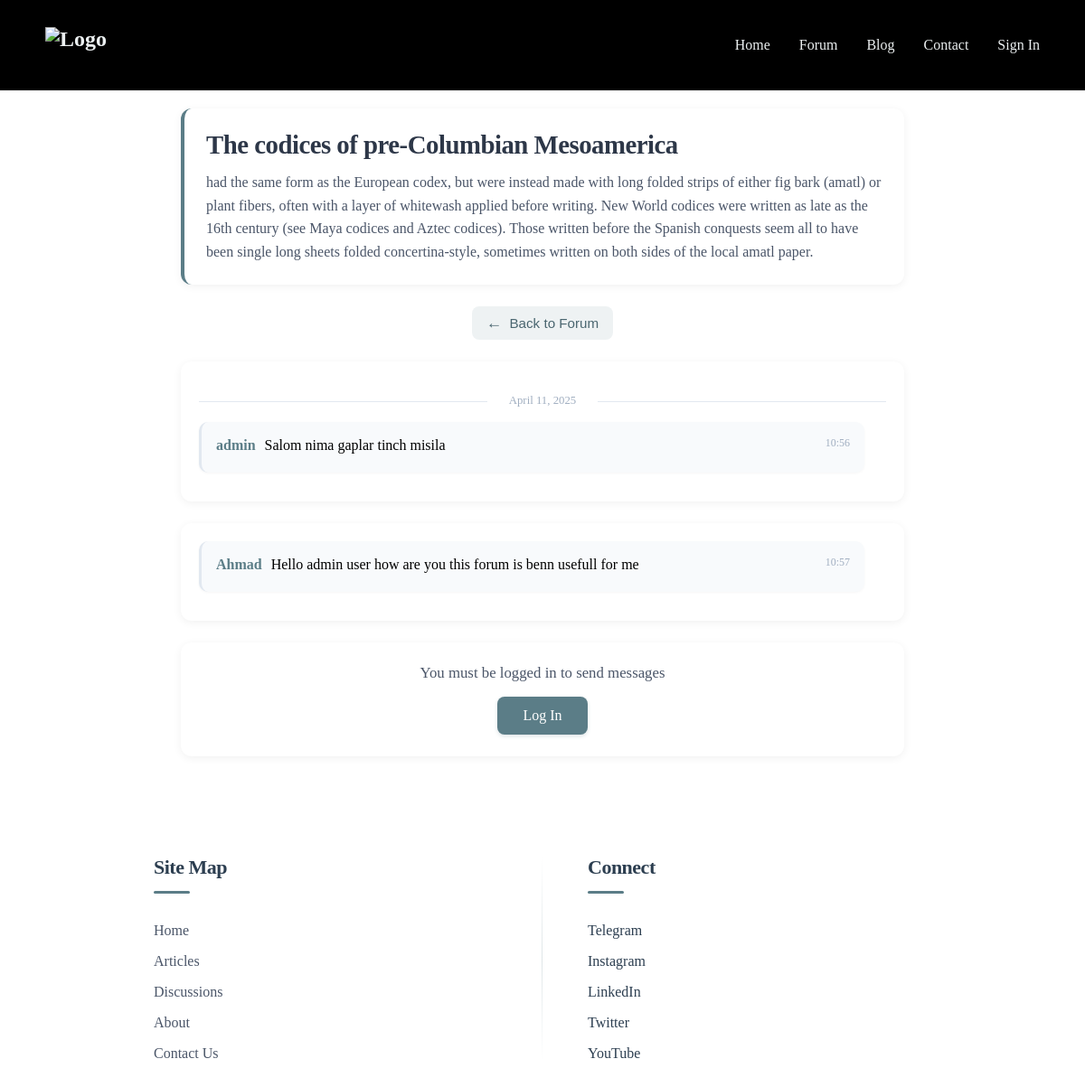
The page /forum/topic/2/ on the database its author committed.
### essayApp/models.py (models this page shows, shortened)
class ForumTopic(models.Model):
    title = models.CharField(max_length=255)  # название темы
    content = models.TextField(blank=True, null=True)  # описание темы
    created_by = models.ForeignKey(User, on_delete=models.CASCADE)  # пользователь, который создал тему
    created_at = models.DateTimeField(auto_now_add=True)  # время создания темы

class ForumMessage(models.Model):
    topic = models.ForeignKey('ForumTopic', related_name='messages', on_delete=models.CASCADE)  # связь с ForumTopic
    author = models.ForeignKey(User, on_delete=models.CASCADE)  # связь с автором сообщения
    content = models.TextField()
    created_at = models.DateTimeField(auto_now_add=True)

### essayApp/views.py (the view)
# urls.py: path('forum/topic/<int:id>/', room, name='topic_detail'),
def room(request, id):
    topic = ForumTopic.objects.get(id=id)
    messages = ForumMessage.objects.filter(topic=topic).order_by('created_at')  # Загружаем все сообщения для этой темы
    for message in messages:
        message.is_user_message = message.author.username == request.user.username
    if request.method == 'POST':
        form = ForumMessageForm(request.POST)
        if form.is_valid():
            message = form.save(commit=False)
            message.topic = topic  # Связываем сообщение с темой
            message.author = request.user  # Устанавливаем автора сообщения
            message.save()
            return redirect('topic_detail', id=topic.id)  # Перенаправляем на страницу с этой темой, чтобы обновить список сообщений
    else:
        form = ForumMessageForm()
    return render(request, 'forum_topic_detail.html', {
        'topic': topic,
        'messages': messages,
        'form': form,
        'user': request.user
    })

### templates/forum_topic_detail.html (shortened to what this page needs)
<!DOCTYPE html>
<html>
<head>
    {% load static %}
    <link rel="stylesheet" href="{% static 'css/navbar.css' %}">
    <link rel="stylesheet" href="{% static 'css/forum.css' %}">
</head>
<body>
    <nav>
        <div class="nav-container">
            <a href="/" class="logo">
                <img src="https://cdn.dorik.com/6587cf2393037000111f0b06/images/logo-b16Cp.png" alt="Logo">
            </a>
            <ul class="nav-links">
                <li><a href="/">Home</a></li>
                <li><a href="/forum/">Forum</a></li>
                <li class="dropdown">
                    <a class="drop-trigger">Blog</a>
                </li>
                <li><a href="/contact/">Contact</a></li>
                <li>
                    {% if request.user.is_authenticated %}
                    <form action="{% url 'logout' %}" method="post">
                        {% csrf_token %}
                        <button type="submit">
                            Log Out
                        </button>
                    </form>
                    {% else %}
                    <a href="{% url 'login' %}">
                        Sign In
                    </a>
                    {% endif %}
                </li>
            </ul>
        </div>
    </nav>
    <div class="char-div1">
        <h1>{{ topic.title }}</h1>
        <p>{{ topic.content }}</p>
    </div>
    <button class="back-button">
        <a href="/forum/">
            Back to Forum
        </a>
    </button>
    {% for message in messages %}
    <div id="chat-messages">
        {% ifchanged message.created_at|date:"Y-m-d" %}
        <div class="date-separator">{{ message.created_at|date:"F d, Y" }}</div>
        {% endifchanged %}
        <p {% if message.is_user_message %} class="user-message" {% endif %}>
            <strong>
                {{ message.author.username }}
            </strong>
            {{ message.content }}
            <small>
                {{ message.created_at|time:"H:i" }}
            </small>
        </p>
    </div>
    {% endfor %}
    {% if user.is_authenticated %}
    <form class="chat-form" method="POST">
        {% csrf_token %}
        {{ form.as_p }}
        <button type="submit">Send</button>
    </form>
    {% else %}
    <div class="login-container">
        <p>You must be logged in to send messages</p>
        <a href="/login/?next={{ request.path }}" class="login-button">Log In</a>
    </div>
    {% endif %}
    <footer>
        <div class="footer-container">
            <div class="footer-col">
                <h1>Site Map</h1>
                <div class="footer-list">
                    <p>Home</p>
                    <p>Articles</p>
                    <p>Discussions</p>
                    <p>About</p>
                    <p>Contact Us</p>
                </div>
            </div>
            <div class="footer-col">
                <h1>Connect</h1>
                <div class="footer-list">
                    <a href="https://t.me/quedforum" target="_blank">Telegram</a>
                    <a href="https://www.instagram.com/thequedio?igsh=MWZkNHNkd3hodXVkaw==" target="_blank">Instagram
                    </a>
                    <a href="https://www.linkedin.com/company/quedio/" target="_blank">LinkedIn</a>
                    <a>Twitter</a>
                    <a>YouTube</a>
                </div>
            </div>
        </div>
    </footer>
</body>
</html>

### static/css/navbar.css (style rules this page uses)
* { margin: 0; padding: 0; box-sizing: border-box; font-family: 'DM Sans' sans-serif; }
nav { position: relative; width: 100%; background-color: black; padding: 30px; }
.nav-container { max-width: 1100px; margin: 0 auto; display: flex; justify-content: space-between; align-items: center; }
.logo { color: #ecf0f1; font-size: 1.5rem; font-weight: bold; text-decoration: none; display: flex; align-items: center; transition: transform 0.3s ease; }
.logo img { height: 40px; }
.nav-links { display: flex; list-style: none; gap: 2rem; }
.nav-links a, button { color: #ecf0f1; text-decoration: none; background-color: transparent; border: 0; font-size: 1rem; cursor: pointer; transition: all 0.3s ease; position: relative; }
.nav-links a::after { content: ''; position: absolute; width: 0; height: 2px; bottom: -4px; left: 0; background-color: #3498db; transition: width 0.3s ease; }
.dropdown { position: relative; }
footer { padding: 80px 20px 50px; max-width: 1200px; margin: 30px auto 0px auto; width: 100%; display: flex; justify-content: center; position: relative; overflow: hidden; }
.footer-container { width: 100%; max-width: 900px; display: flex; justify-content: space-around; gap: 60px; flex-wrap: wrap; position: relative; }
.footer-col { display: flex; flex-direction: column; gap: 24px; flex: 1; min-width: 220px; position: relative; }
.footer-col h1 { font-size: 22px; font-weight: 600; color: #2c3e50; position: relative; padding-bottom: 16px; margin-bottom: 8px; }
.footer-col a { color: #2c3e50; text-decoration: none; }
.footer-col h1::after { content: ''; position: absolute; left: 0; bottom: 0; width: 40px; height: 3px; background-color: #5B7D87; border-radius: 2px; transition: width 0.3s ease; }
.footer-list { display: flex; flex-direction: column; gap: 16px; }
.footer-list p { color: #4a5568; cursor: pointer; transition: all 0.3s ease; font-size: 16px; position: relative; padding-left: 0; display: inline-block; max-width: fit-content; }
.footer-list p::after { content: ''; position: absolute; width: 0; height: 1px; bottom: -2px; left: 0; background-color: #5B7D87; transition: width 0.3s ease; }
@media (min-width: 992px) { .footer-col { padding: 0 20px; } }
@media (min-width: 992px) { .footer-col:not(:last-child)::after { content: ''; position: absolute; right: -30px; top: 0; height: 100%; width: 1px; background: linear-gradient(to bottom, transparent, rgba(90, 125, 135, 0.2), transparent); } }

### rows shown on the page
ForumTopic: title "The codices of pre-Columbian Mesoamerica", content "had the same form as the European codex, but were instead made with long folded strips of either fig bark (amatl) or plant fibers, often with a layer of whitewash applied before writing. New World codices were written as late as the 16th century (see Maya codices and Aztec codices). Those written before the Spanish conquests seem all to have been single long sheets folded concertina-style, sometimes written on both sides of the local amatl paper."
ForumMessage: created_at "April 11, 2025", author.username "admin", content "Salom nima gaplar tinch misila", created_at "10:56"
ForumMessage: author.username "Ahmad", content "Hello admin user how are you this forum is benn usefull for me", created_at "10:57"
